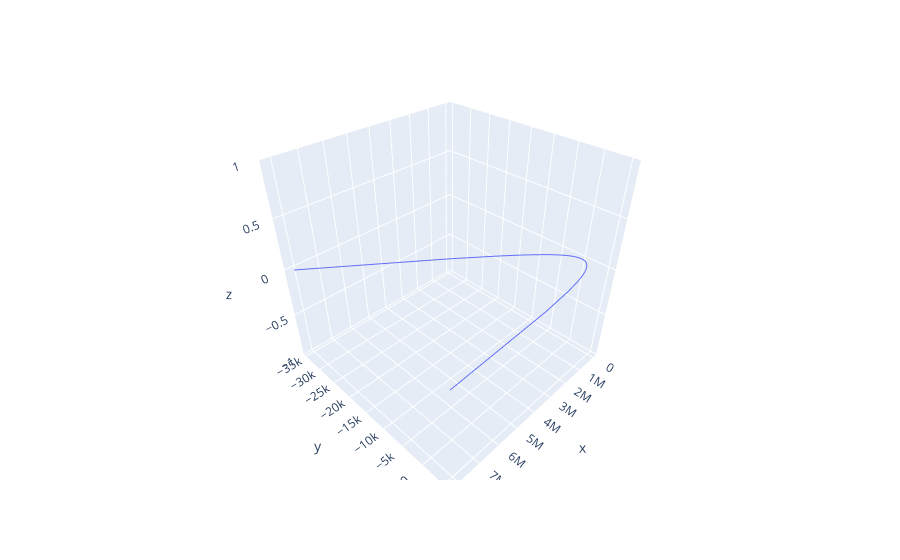

Notebook code for this chart:
### Code cell
plot_3dtraj(rin, vin, k, filepath='test.html')

### Figure 1 — Plotly figure (JSON) as saved in the notebook; plotly's stock layout.template omitted (floating-point values rounded to 4 significant figures; data arrays with more than 128 entries replaced by an {"elided": "..."} marker saying what was removed)
{"data": [{"hovertemplate": "x=%{x}<br>y=%{y}<br>z=%{z}<extra></extra>", "legendgroup": "", "line": {"color": "#636efa", "dash": "solid"}, "marker": {"symbol": "circle"}, "mode": "lines", "name": "", "scene": "scene", "showlegend": false, "type": "scatter3d", "x": {"elided": "9998 float values"}, "y": {"elided": "9998 float values"}, "z": {"elided": "9998 int values"}}], "layout": {"legend": {"tracegroupgap": 0}, "margin": {"t": 60}, "scene": {"domain": {"x": [0, 1], "y": [0, 1]}, "xaxis": {"title": {"text": "x"}}, "yaxis": {"title": {"text": "y"}}, "zaxis": {"title": {"text": "z"}}}}}
